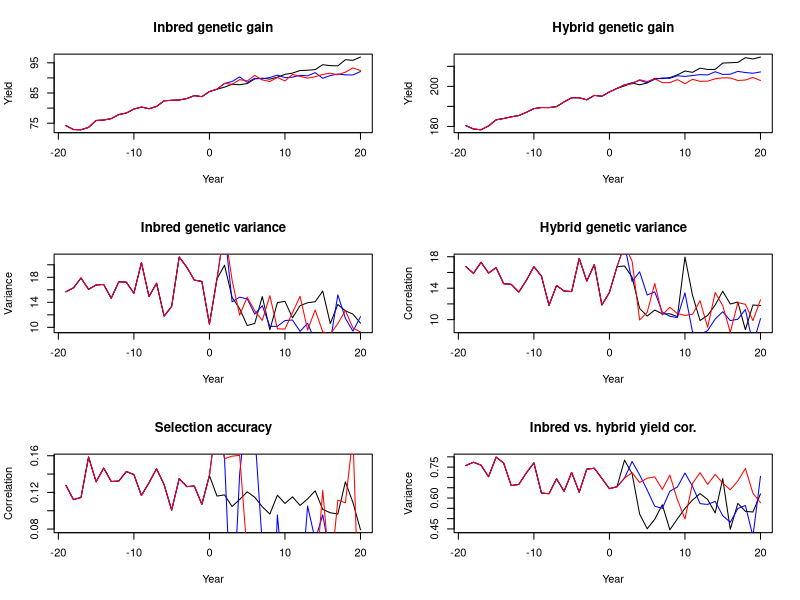

Here is the R script that generated this plot:
require(readr)

#Read in results
df.pheno <- read_csv("Results_HybridPheno.csv")
df.GS   <- read_csv("Results_HybridGS.csv")
df.GSTP <- read_csv("Results_HybridGSTP.csv")

#Plot results
png('SimResults_all.png')
par(mfrow=c(3,2))

#-- Inbred Genetic Gain
plot(-19:20,rowMeans(matrix(df.pheno$meanG_inbred,ncol = max(df.pheno$rep))),type="l",
     main="Inbred genetic gain",xlab="Year",ylab="Yield")
lines(-19:20,rowMeans(matrix(df.GS$meanG_inbred,ncol = max(df.GS$rep))),col="blue")
lines(-19:20,rowMeans(matrix(df.GSTP$meanG_inbred,ncol = max(df.GS$rep))),col="red")

#-- Hybrid Genetic Gain
plot(-19:20,rowMeans(matrix(df.pheno$meanG_hybrid,ncol = max(df.pheno$rep))),type="l",
     main="Hybrid genetic gain",xlab="Year",ylab="Yield")
lines(-19:20,rowMeans(matrix(df.GS$meanG_hybrid,ncol = max(df.GS$rep))),col="blue")
lines(-19:20,rowMeans(matrix(df.GSTP$meanG_hybrid,ncol = max(df.GS$rep))),col="red")

#-- Inbred Variance
plot(-19:20,rowMeans(matrix(df.pheno$varG_inbred,ncol = max(df.pheno$rep))),type="l",
     main="Inbred genetic variance",xlab="Year",ylab="Variance")
lines(-19:20,rowMeans(matrix(df.GS$varG_inbred,ncol = max(df.GS$rep))),col="blue")
lines(-19:20,rowMeans(matrix(df.GSTP$varG_inbred,ncol = max(df.GS$rep))),col="red")

#-- Hybrid Variance
plot(-19:20,rowMeans(matrix(df.pheno$varG_hybrid,ncol = max(df.pheno$rep))),type="l",
     main="Hybrid genetic variance",xlab="Year",ylab="Correlation")
lines(-19:20,rowMeans(matrix(df.GS$varG_hybrid,ncol = max(df.GS$rep))),col="blue")
lines(-19:20,rowMeans(matrix(df.GSTP$varG_hybrid,ncol = max(df.GS$rep))),col="red")

#-- Selection accuracy
plot(-19:20,rowMeans(matrix(df.pheno$acc_sel,ncol = max(df.pheno$rep))),type="l",
     main="Selection accuracy",xlab="Year",ylab="Correlation")
lines(-19:20,rowMeans(matrix(df.GS$acc_sel,ncol = max(df.GS$rep))),col="blue")
lines(-19:20,rowMeans(matrix(df.GSTP$acc_sel,ncol = max(df.GS$rep))),col="red")

#-- Correlation
plot(-19:20,rowMeans(matrix(df.pheno$cor,ncol = max(df.pheno$rep))),type="l",
     main="Inbred vs. hybrid yield cor.",xlab="Year",ylab="Variance")
lines(-19:20,rowMeans(matrix(df.GS$cor,ncol = max(df.GS$rep))),col="blue")
lines(-19:20,rowMeans(matrix(df.GSTP$cor,ncol = max(df.GS$rep))),col="red")

dev.off()